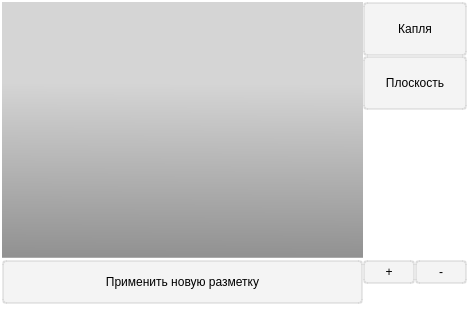
<?xml version="1.0" encoding="UTF-8"?>
<ui version="4.0">
 <class>change_grid</class>
 <widget class="QWidget" name="change_grid">
  <property name="geometry">
   <rect>
    <x>0</x>
    <y>0</y>
    <width>469</width>
    <height>310</height>
   </rect>
  </property>
  <property name="minimumSize">
   <size>
    <width>400</width>
    <height>0</height>
   </size>
  </property>
  <property name="windowTitle">
   <string>DropletAngle -&gt; Изменить разметку</string>
  </property>
  <property name="windowIcon">
   <iconset>
    <normaloff>:/icon/icon.png</normaloff>:/icon/icon.png</iconset>
  </property>
  <property name="styleSheet">
   <string notr="true">background-color: rgb(255, 255, 255);</string>
  </property>
  <layout class="QHBoxLayout" name="horizontalLayout_2">
   <property name="spacing">
    <number>0</number>
   </property>
   <property name="leftMargin">
    <number>2</number>
   </property>
   <property name="topMargin">
    <number>2</number>
   </property>
   <property name="rightMargin">
    <number>2</number>
   </property>
   <property name="bottomMargin">
    <number>6</number>
   </property>
   <item>
    <widget class="QFrame" name="MainFrame">
     <layout class="QVBoxLayout" name="verticalLayout_3">
      <property name="spacing">
       <number>0</number>
      </property>
      <property name="leftMargin">
       <number>0</number>
      </property>
      <property name="topMargin">
       <number>0</number>
      </property>
      <property name="rightMargin">
       <number>0</number>
      </property>
      <property name="bottomMargin">
       <number>0</number>
      </property>
      <item>
       <layout class="QHBoxLayout" name="horizontalLayout_3">
        <item>
         <layout class="QVBoxLayout" name="verticalLayout">
          <property name="spacing">
           <number>0</number>
          </property>
          <item>
           <widget class="QGraphicsView" name="graphicsView">
            <property name="styleSheet">
             <string notr="true">background-color: qlineargradient(spread:reflect, x1:0.523, y1:0, x2:0.517045, y2:1, stop:0.318182 rgba(213, 213, 213, 255), stop:1 rgba(145, 145, 145, 255));
border: 0px;</string>
            </property>
           </widget>
          </item>
          <item>
           <widget class="Line" name="line">
            <property name="orientation">
             <enum>Qt::Horizontal</enum>
            </property>
           </widget>
          </item>
          <item>
           <widget class="QPushButton" name="apply">
            <property name="styleSheet">
             <string notr="true">QPushButton {
   border: 2px solid rgba(199, 199, 199, 0.4);
	border-radius: 4px;
	background-color: rgba(199, 199, 199, 0.2);
	min-height: 40px;
	min-width: 300px;
	color: rgb(0, 0, 0);
}
QPushButton:hover {
   border: 0;
	background-color: rgba(0, 0, 0, 0.3);
	color: rgb(255, 255, 255);
}</string>
            </property>
            <property name="text">
             <string>Применить новую разметку</string>
            </property>
           </widget>
          </item>
         </layout>
        </item>
        <item>
         <layout class="QVBoxLayout" name="verticalLayout_2">
          <property name="bottomMargin">
           <number>20</number>
          </property>
          <item>
           <widget class="QPushButton" name="chg_drop">
            <property name="styleSheet">
             <string notr="true">QPushButton {
   border: 2px solid rgba(199, 199, 199, 0.4);
	border-radius: 4px;
	background-color: rgba(199, 199, 199, 0.2);
	min-height: 50px;
	min-width: 100px;
	color: rgb(0, 0, 0);
}
QPushButton:hover {
   border: 0;
	background-color: rgba(0, 0, 0, 0.3);
	color: rgb(255, 255, 255);
}</string>
            </property>
            <property name="text">
             <string>Капля</string>
            </property>
           </widget>
          </item>
          <item>
           <widget class="QPushButton" name="chg_line">
            <property name="styleSheet">
             <string notr="true">QPushButton {
   border: 2px solid rgba(199, 199, 199, 0.4);
	border-radius: 4px;
	background-color: rgba(199, 199, 199, 0.2);
	min-height: 50px;
	min-width: 100px;
	color: rgb(0, 0, 0);
}
QPushButton:hover {
   border: 0;
	background-color: rgba(0, 0, 0, 0.3);
	color: rgb(255, 255, 255);
}</string>
            </property>
            <property name="text">
             <string>Плоскость</string>
            </property>
           </widget>
          </item>
          <item>
           <spacer name="verticalSpacer">
            <property name="orientation">
             <enum>Qt::Vertical</enum>
            </property>
            <property name="sizeHint" stdset="0">
             <size>
              <width>20</width>
              <height>40</height>
             </size>
            </property>
           </spacer>
          </item>
          <item>
           <layout class="QHBoxLayout" name="horizontalLayout">
            <item>
             <widget class="QPushButton" name="plus_btn">
              <property name="styleSheet">
               <string notr="true">QPushButton {
   border: 2px solid rgba(199, 199, 199, 0.4);
	border-radius: 4px;
	background-color: rgba(199, 199, 199, 0.2);
	min-height: 20px;
	min-width: 30px;
	color: rgb(0, 0, 0);
}
QPushButton:hover {
   border: 0;
	background-color: rgba(0, 0, 0, 0.3);
	color: rgb(255, 255, 255);
}</string>
              </property>
              <property name="text">
               <string>+</string>
              </property>
             </widget>
            </item>
            <item>
             <widget class="QPushButton" name="minus_btn">
              <property name="styleSheet">
               <string notr="true">QPushButton {
   border: 2px solid rgba(199, 199, 199, 0.4);
	border-radius: 4px;
	background-color: rgba(199, 199, 199, 0.2);
	min-height: 20px;
	min-width: 30px;
	color: rgb(0, 0, 0);
}
QPushButton:hover {
   border: 0;
	background-color: rgba(0, 0, 0, 0.3);
	color: rgb(255, 255, 255);
}</string>
              </property>
              <property name="text">
               <string>-</string>
              </property>
             </widget>
            </item>
           </layout>
          </item>
         </layout>
        </item>
       </layout>
      </item>
     </layout>
    </widget>
   </item>
  </layout>
 </widget>
 <resources/>
 <connections/>
</ui>
